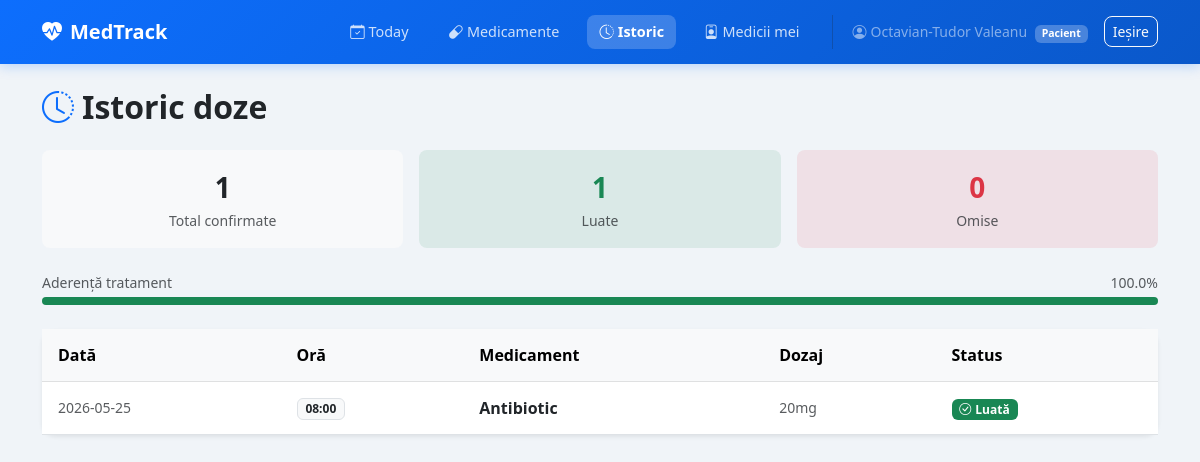
The page /patient/history (signed in) on the database its author committed.
### tables this page shows
CREATE TABLE doses (
            id INTEGER PRIMARY KEY AUTOINCREMENT,
            schedule_id INTEGER NOT NULL,
            patient_id INTEGER NOT NULL,
            medication_id INTEGER NOT NULL,
            dose_date TEXT NOT NULL,
            dose_time TEXT NOT NULL,
            status TEXT DEFAULT 'pending',
            confirmed_at TEXT
        );

CREATE TABLE medications (
            id INTEGER PRIMARY KEY AUTOINCREMENT,
            patient_id INTEGER NOT NULL,
            prescribed_by INTEGER,
            name TEXT NOT NULL,
            dosage TEXT,
            instructions TEXT,
            dispensed INTEGER DEFAULT 0,
            dispensed_at TEXT
        );

### app.py (the view)
@app.route('/patient/history')
@login_required(role='patient')
def patient_history():
    db = get_db()
    doses = db.execute('''
        SELECT d.dose_date, d.dose_time, d.status, m.name as med_name, m.dosage
        FROM doses d JOIN medications m ON d.medication_id=m.id
        WHERE d.patient_id=? AND d.status!='pending'
        ORDER BY d.dose_date DESC, d.dose_time DESC
    ''', (session['user_id'],)).fetchall()
    stats = db.execute('''
        SELECT COUNT(*) as total,
               SUM(CASE WHEN status='taken' THEN 1 ELSE 0 END) as taken,
               SUM(CASE WHEN status='missed' THEN 1 ELSE 0 END) as missed
        FROM doses WHERE patient_id=? AND status!='pending'
    ''', (session['user_id'],)).fetchone()
    db.close()
    return render_template('patient/history.html', doses=doses, stats=stats)

### app.py (called while the page is built)
def get_db():
    conn = sqlite3.connect(DATABASE)
    conn.row_factory = sqlite3.Row
    return conn

def login_required(role=None):
    def decorator(f):
        @wraps(f)
        def decorated(*args, **kwargs):
            if 'user_id' not in session:
                return redirect(url_for('login'))
            if role and session.get('role') != role:
                flash('Acces neautorizat.', 'danger')
                return redirect(url_for('login'))
            return f(*args, **kwargs)
        return decorated
    return decorator

### templates/patient/history.html (shortened to what this page needs)
{% extends 'base.html' %}
{% block content %}
<h2 class="fw-bold mb-4"><i class="bi bi-clock-history text-primary me-2"></i>Istoric doze</h2>
{% if stats and stats.total > 0 %}
<div class="row g-3 mb-4">
    <div class="col-4">
        <div class="stat-card text-center py-3 rounded-3 bg-light">
            <div class="fs-3 fw-bold">{{ stats.total }}</div>
            <small class="text-muted">Total confirmate</small>
        </div>
    </div>
    <div class="col-4">
        <div class="stat-card text-center py-3 rounded-3" style="background:rgba(25,135,84,0.1)">
            <div class="fs-3 fw-bold text-success">{{ stats.taken or 0 }}</div>
            <small class="text-muted">Luate</small>
        </div>
    </div>
    <div class="col-4">
        <div class="stat-card text-center py-3 rounded-3" style="background:rgba(220,53,69,0.1)">
            <div class="fs-3 fw-bold text-danger">{{ stats.missed or 0 }}</div>
            <small class="text-muted">Omise</small>
        </div>
    </div>
</div>
{% if stats.total > 0 %}
<div class="mb-4">
    <div class="d-flex justify-content-between small text-muted mb-1">
        <span>Aderență tratament</span>
        <span>{{ ((stats.taken or 0) / stats.total * 100) | round(1) }}%</span>
    </div>
    <div class="progress" style="height: 8px;">
        <div class="progress-bar bg-success" role="progressbar"
             style="width: {{ ((stats.taken or 0) / stats.total * 100) | round(1) }}%"></div>
    </div>
</div>
{% endif %}
{% endif %}
{% if doses %}
<div class="card border-0 shadow-sm">
    <div class="table-responsive">
        <table class="table table-hover mb-0 align-middle">
            <thead class="table-light">
                <tr>
                    <th>Dată</th>
                    <th>Oră</th>
                    <th>Medicament</th>
                    <th>Dozaj</th>
                    <th>Status</th>
                </tr>
            </thead>
            <tbody>
                {% for dose in doses %}
                <tr>
                    <td class="text-muted small">{{ dose.dose_date }}</td>
                    <td><span class="badge bg-light text-dark border">{{ dose.dose_time }}</span></td>
                    <td><strong>{{ dose.med_name }}</strong></td>
                    <td class="text-muted small">{{ dose.dosage or '–' }}</td>
                    <td>
                        {% if dose.status == 'taken' %}
                            <span class="badge bg-success">
                                <i class="bi bi-check-circle me-1"></i>Luată
                            </span>
                        {% else %}
                            <span class="badge bg-danger">
                                <i class="bi bi-x-circle me-1"></i>Omisă
                            </span>
                        {% endif %}
                    </td>
                </tr>
                {% endfor %}
            </tbody>
        </table>
    </div>
</div>
{% else %}
<div class="empty-state text-center py-5">
    <i class="bi bi-clock-history text-muted" style="font-size: 3.5rem;"></i>
    <h4 class="mt-3">Niciun istoric disponibil</h4>
    <p class="text-muted">Confirmă sau marchează dozele din pagina <strong>Today</strong> pentru a vedea istoricul.</p>
</div>
{% endif %}
{% endblock %}

### static/style.css (style rules this page uses)
body { background-color: #f0f4f8; font-family: 'Segoe UI', system-ui, -apple-system, sans-serif; }
.card { border-radius: 14px; }
.stat-card { border: none; transition: transform 0.15s; }
.progress { border-radius: 50px; }
.table > :not(caption) > * > * { padding: 0.85rem 1rem; }

### rows shown on the page
doses: dose_date "2026-05-25", dose_time "08:00", med_name "Antibiotic", dosage "20mg", status "taken" (drawn)

### other values the page prints
{{ session.name }} "Octavian-Tudor Valeanu"
{{ stats.total }} "1"
{{ stats.taken or 0 }} "1"
{{ stats.missed or 0 }} "0"
{{ ((stats.taken or 0) / stats.total * 100) | round(1) }} "100.0"
